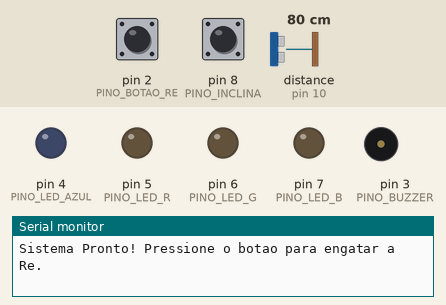
This sketch was run on a simulated Arduino Uno, built with avr-gcc and run on an emulated ATmega328P. On the bench: output pins drawn as LEDs (lit = HIGH), buzzer (waves = sounding), the last lines printed to the serial monitor. Inputs (shaded band) come from the test bench; at power-on: pin 2 (PINO_BOTAO_RE) HIGH, distance to the obstacle (sensor on pin 10) 80 cm, pin 8 (PINO_INCLINA) HIGH. The echo pulse lasts 58.3 µs per cm; pins used as bus, display or sensor lines are not drawn.

Above: at 1.2 s.
1.3 s: pin 2 (PINO_BOTAO_RE) pulled LOW for 0.15 s
At 2.1 s:
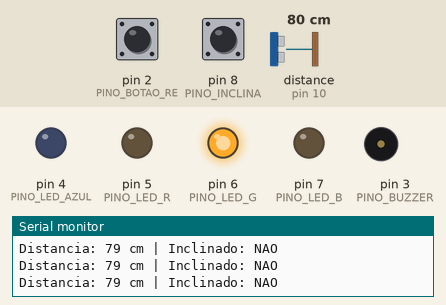
2.9 s: distance to the obstacle (sensor on pin 10) set to 56 cm
5.9 s: distance to the obstacle (sensor on pin 10) set to 46 cm
At 6.3 s:
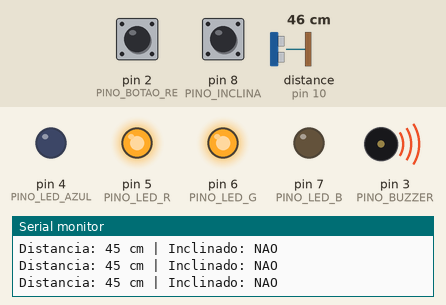
8.9 s: pin 8 (PINO_INCLINA) pulled LOW for 0.15 s
At 9.29 s:
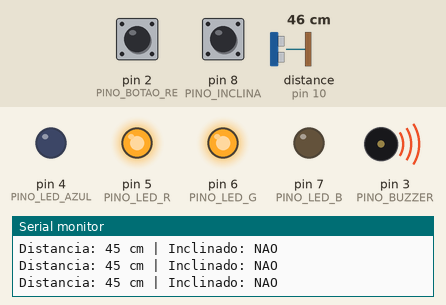
11.9 s: distance to the obstacle (sensor on pin 10) set to 29 cm
14.9 s: distance to the obstacle (sensor on pin 10) set to 24 cm
At 15.02 s:
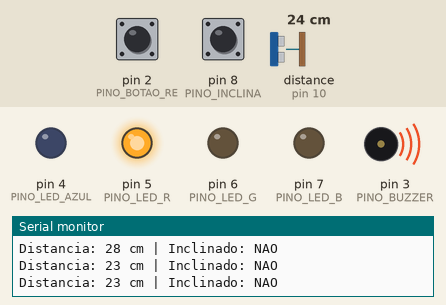
Timing chart, 0 to 18.9 s (numbered marks = the images above; inputs shaded):
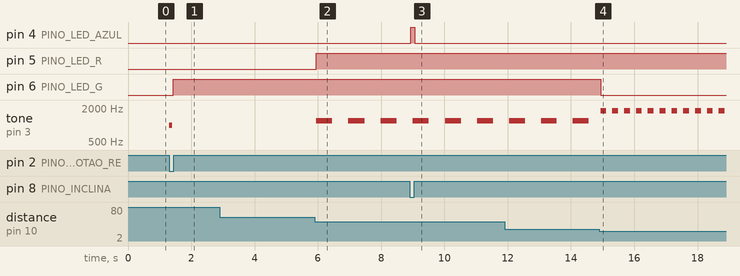

The sketch:

SensorDeRe-apimprado.ino
```cpp
// 3 Sensores
const int PINO_BOTAO_RE  = 2;   // Botão para engatar/desengatar ré
const int PINO_INCLINA   = 8;   // Sensor de Inclinação (SW 200D)
const int PINO_TRIG      = 9;   // Ultrassônico Trig
const int PINO_ECHO      = 10;  // Ultrassônico Echo

// 2 Atuadores (Sonoro e Visual)
const int PINO_BUZZER    = 3;   // Piezo (Buzzer)
const int PINO_LED_AZUL  = 4;   // LED Azul -> Indica apenas inclinação
const int PINO_LED_R     = 5;   // LED RGB -> Vermelho
const int PINO_LED_G     = 6;   // LED RGB -> Verde
const int PINO_LED_B     = 7;   // LED RGB -> Azul

const int DIST_ATENCAO = 50;    // Abaixo de 50 cm: Amarelo
const int DIST_PERIGO  = 25;    // Abaixo de 25 cm: Vermelho (bipe rápido)
const int DIST_CRITICA = 10;    // Abaixo de 10 cm: Vermelho (apito contínuo)

bool reEngatada = false;
bool estadoAnteriorBotao = HIGH;
unsigned long ultimoDebounce = 0;

unsigned long tempoAnteriorBipe = 0;
bool estadoBipe = false;

void setup() {
  Serial.begin(9600);

  pinMode(PINO_BOTAO_RE, INPUT_PULLUP);
  pinMode(PINO_INCLINA, INPUT_PULLUP);

  pinMode(PINO_TRIG, OUTPUT);
  pinMode(PINO_ECHO, INPUT);

  pinMode(PINO_BUZZER, OUTPUT);
  pinMode(PINO_LED_AZUL, OUTPUT);
  pinMode(PINO_LED_R, OUTPUT);
  pinMode(PINO_LED_G, OUTPUT);
  pinMode(PINO_LED_B, OUTPUT);

  desligarTudo();
  Serial.println("Sistema Pronto! Pressione o botao para engatar a Re.");
}

void loop() {
  bool leituraBotao = digitalRead(PINO_BOTAO_RE);

  if (leituraBotao == LOW && estadoAnteriorBotao == HIGH && (millis() - ultimoDebounce > 250)) {
    ultimoDebounce = millis();
    reEngatada = !reEngatada;

    if (reEngatada) {
      Serial.println(">>> MARCHA RE ENGATADA <<<");
      tone(PINO_BUZZER, 1000, 100);
      delay(120);
    } else {
      Serial.println(">>> PONTO MORTO (DESLIGADO) <<<");
      desligarTudo();
    }
  }
  estadoAnteriorBotao = leituraBotao;

  // Se a ré não estiver engatada, mantém tudo desligado
  if (!reEngatada) {
    delay(20);
    return;
  }

  // 2. Leitura dos Sensores
  long distancia = lerDistanciaCM();
  bool estaInclinado = (digitalRead(PINO_INCLINA) == LOW);

  // 3. LED Azul: Indica APENAS se está inclinado
  digitalWrite(PINO_LED_AZUL, estaInclinado ? HIGH : LOW);

  // 4. LED RGB e Buzzer: Indicam APENAS a distância / perigo
  if (distancia > DIST_ATENCAO) {
    // Seguro (> 50 cm) -> Verde
    definirCorRGB(LOW, HIGH, LOW);
    noTone(PINO_BUZZER);
    estadoBipe = false;
  }
  else if (distancia > DIST_PERIGO) {
    // Atenção (26 a 50 cm) -> Amarelo (Vermelho + Verde)
    definirCorRGB(HIGH, HIGH, LOW);
    gerenciarBipe(500, 1200);
  }
  else if (distancia > DIST_CRITICA) {
    // Perigo (11 a 25 cm) -> Vermelho + Bipe rápido
    definirCorRGB(HIGH, LOW, LOW);
    gerenciarBipe(150, 1800);
  }
  else {
    // Crítico (<= 10 cm) -> Vermelho + Apito contínuo
    definirCorRGB(HIGH, LOW, LOW);
    tone(PINO_BUZZER, 2500);
  }

  // Monitor Serial
  Serial.print("Distancia: "); Serial.print(distancia);
  Serial.print(" cm | Inclinado: "); Serial.println(estaInclinado ? "SIM" : "NAO");

  delay(60);
}

// --- Funções Auxiliares ---

long lerDistanciaCM() {
  digitalWrite(PINO_TRIG, LOW);
  delayMicroseconds(2);
  digitalWrite(PINO_TRIG, HIGH);
  delayMicroseconds(10);
  digitalWrite(PINO_TRIG, LOW);

  long duracao = pulseIn(PINO_ECHO, HIGH, 30000);
  if (duracao == 0) return 999;
  return duracao * 0.034 / 2;
}

void gerenciarBipe(unsigned long intervaloMs, int frequenciaHz) {
  unsigned long tempoAtual = millis();
  if (tempoAtual - tempoAnteriorBipe >= intervaloMs) {
    tempoAnteriorBipe = tempoAtual;
    estadoBipe = !estadoBipe;

    if (estadoBipe) {
      tone(PINO_BUZZER, frequenciaHz);
    } else {
      noTone(PINO_BUZZER);
    }
  }
}

void definirCorRGB(int r, int g, int b) {
  digitalWrite(PINO_LED_R, r);
  digitalWrite(PINO_LED_G, g);
  digitalWrite(PINO_LED_B, b);
}

void desligarTudo() {
  definirCorRGB(LOW, LOW, LOW);
  digitalWrite(PINO_LED_AZUL, LOW);
  noTone(PINO_BUZZER);
  estadoBipe = false;
}
```

Measured:
- the behaviour switches between 52 and 51 cm on distance to the obstacle (sensor on pin 10) (found by bisection; images 1 and 2)
- the behaviour switches between 27 and 26 cm on distance to the obstacle (sensor on pin 10) (found by bisection; images 3 and 4)
- after the input at 1.3 s, pin 6 (PINO_LED_G): LOW → HIGH after 0.13 s; tone on pin 3 (PINO_BUZZER): silent → 1000 Hz at once, → silent 0.10 s later
- after the input at 5.9 s, pin 5 (PINO_LED_R): LOW → HIGH after 0.05 s; tone on pin 3 (PINO_BUZZER): alternates 1200 Hz for 0.51 s and silent for 0.51 s, starting after 0.05 s
- after the input at 8.9 s, pin 4 (PINO_LED_AZUL): LOW → HIGH at once, → LOW 0.13 s later
- after the input at 14.9 s, pin 6 (PINO_LED_G): HIGH → LOW at once; tone on pin 3 (PINO_BUZZER): alternates 1800 Hz for 0.19 s and silent for 0.19 s, starting at once
